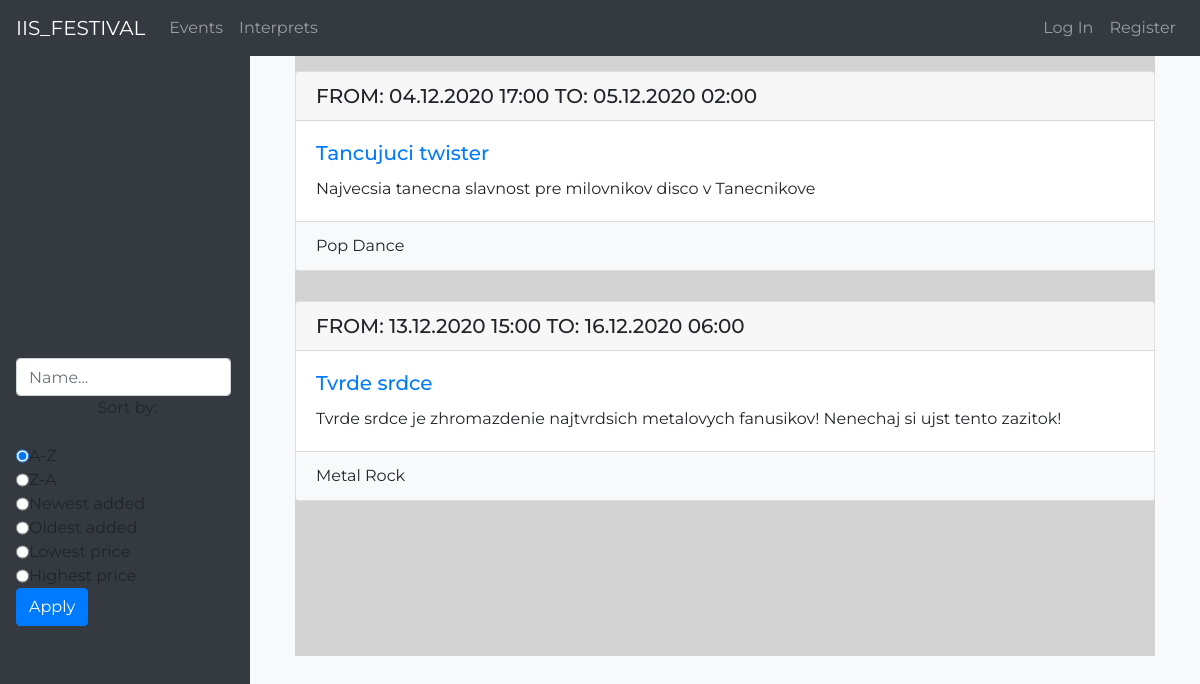
Screenshot of /events.php with the database file from the repository.
### tables this page shows
CREATE TABLE EVENTS (
    EventID int PRIMARY KEY AUTO_INCREMENT NOT NULL,
    Name varchar(128) NOT NULL,
    Describtion varchar(255),
    Address varchar(128) NOT NULL,
    Start_date varchar(32) NOT NULL,
    Start_time varchar(32) NOT NULL,
    End_date varchar(32) NOT NULL,
    End_time varchar(32) NOT NULL,
    Price float(24) NOT NULL,
    Capacity int NOT NULL,
    Reserved int NOT NULL,
    MaxCapacity int NOT NULL,
    UserID int NOT NULL,
    FOREIGN KEY (UserID) REFERENCES USERS(UserID)
);

### src/php/includes/general_functions.include.php (called while the page is built, shortened)
<?php
function get_genre_byid($conn, $genre_id)
{
    $sql = "SELECT * FROM GENRE WHERE GenreID = ?;";
    $stmt = mysqli_stmt_init($conn);
    if(!mysqli_stmt_prepare($stmt, $sql))
    {
        header("location: ../../create_event.php?error=stmt_failed");
        exit();
    }
    mysqli_stmt_bind_param($stmt, "i", $genre_id);
    mysqli_stmt_execute($stmt);
    $result = mysqli_stmt_get_result($stmt);
    if($row = mysqli_fetch_assoc($result))
    {
        return $row;
    }
    else
    {
        $result = false;
        return $result;
    }
}
function get_allevents_genres($conn, $event_id)
{
    $sql = "SELECT * FROM EVENT_GENRES WHERE EventID = $event_id;";
    $stmt = mysqli_query($conn, $sql);
    $data = array();
    while ($row = mysqli_fetch_array($stmt)) {
        $data[] = $row;
    }
    return $data;
}
function get_all_events($conn, $order_by, $asc_dec, $where)
{
    $query = "SELECT * FROM EVENTS $where ORDER BY `EVENTS`.`$order_by` $asc_dec;";
    $result = mysqli_query($conn, $query);
    $data = array();
    while($row = mysqli_fetch_assoc($result))
    {
        $data[] = $row;
    }
    return $data;
}

### src/events.php (the view, shortened to what this page needs)
<?php
    include_once 'header.php';
?>
    <link href="css/browse.css" rel="stylesheet">
    <div class="container">
        <div class="sidebar">
            <div class="sidebar_background navbar navbar-dark bg-dark">
                <div class="sidebar_vnutri">
                    <div class="sidebar_informationContainer">
                        <form class="form-inline my-2 my-lg-0" action="events.php" method="get">
                            <ul class="sidebar_menu">
                                <input class="form-control mr-sm-2 search" name="name" type="search" placeholder="Name..." aria-label="Name"
                                <?php echo "value=\"". $_GET["name"] ."\"";?>
                                >
                                <div>
                                    <label for="radios">Sort by:</label><br>
                                    <div class="row">
                                        <input type="radio" id="name_asc" name="orderby" value="1" <?php if($_GET["orderby"]==1)echo"checked=\"checked\"";?>>
                                        <label for="male">A-Z</label><br>
                                    </div>
                                    <div class="row">
                                        <input type="radio" id="name_desc" name="orderby" value="2" <?php if($_GET["orderby"]==2)echo"checked=\"checked\"";?>>
                                        <label for="female">Z-A</label><br>
                                    </div>
                                    <div class="row">
                                        <input type="radio" id="id_desc" name="orderby" value="3" <?php if($_GET["orderby"]==3)echo"checked=\"checked\"";?>>
                                        <label for="other">Newest added</label>
                                    </div>
                                    <div class="row">
                                        <input type="radio" id="id_asc" name="orderby" value="4" <?php if($_GET["orderby"]==4)echo"checked=\"checked\"";?>>
                                        <label for="other">Oldest added</label>
                                    </div>
                                    <div class="row">
                                        <input type="radio" id="price_asc" name="orderby" value="5" <?php if($_GET["orderby"]==5)echo"checked=\"checked\"";?>>
                                        <label for="other">Lowest price</label>
                                    </div>
                                    <div class="row">
                                        <input type="radio" id="price_desc" name="orderby" value="6" <?php if($_GET["orderby"]==6)echo"checked=\"checked\"";?>>
                                        <label for="other">Highest price</label>
                                    </div>
                                </div>
                                <li class="nav-item">
                                    <button class="btn btn-primary" name="submit" type="submit">Apply</button>
                                </li>
                            </ul>
                        </form>
                    </div>
                </div>
            </div>
        </div>
        <div class="main fullscreen-container">
            <div class="content">
                <?php
                    require_once "php/includes/database_handler.include.php";
                    require_once "php/includes/general_functions.include.php";
                    $where = "";
                    $orderby = "Name";
                    $asc_dec = "ASC";
                    if($_GET["orderby"]==1)
                    {
                        $orderby = "Name";
                        $asc_dec = "ASC";
                    }
                    $events = get_all_events($conn, $orderby, $asc_dec, $where);
                    foreach($events as $event):
                        $eventid = $event["EventID"];
                        $name = $event["Name"];
                        $describtion = $event["Describtion"];
                        $starts = $event["Start_date"]." ".$event["Start_time"];
                        $ends = $event["End_date"]." ".$event["End_time"];
                        $all_genres = get_allevents_genres($conn, $eventid);
                        $genres = "";
                        foreach($all_genres as $genreid):
                            $genre = get_genre_byid($conn, $genreid["GenreID"]);
                            $genres = $genres . " " . $genre["GenreName"];
                        endforeach;
                        echo "
                        <div class=\"row\">
                        <div class=\"card\">
                            <h5 class=\"card-header\">FROM: $starts TO: $ends</h5>
                            <div class=\"card-body\">
                                <h5 class=\"card-title\"><a href=\"event.php?id=$eventid\" class=\"\">$name</a></h5>
                                <p class=\"card-text\">$describtion</p>
                            </div>
                            <div class=\"card-footer bg-light\">
                            $genres
                            </div>
                        </div>
                        </div>
                        ";
                    endforeach;
                ?>
            </div>
        </div>
    </div>
    </body>
</html>

### src/css/main.css (style rules this page uses)
body { font-family: 'Montserrat',sans-serif; min-height: 100%; }
.card { width: 100%; margin-top: 15px; margin-bottom: 15px; }
.row { width: 100%; margin: 0; padding: 0; }
.fullscreen-container { min-height: 75vh; background-color: lightgray; }
.search { max-width: 215px; }

### src/css/browse.css (style rules this page uses)
* { list-style: none; text-decoration: none; }
body { margin: 0; font-size: 1rem; font-weight: 400; line-height: 1.5; text-align: left; }
.container { display: flex; width: 100%; }
.container .sidebar { position: relative; }
.container .sidebar .sidebar_background { height: 100%; width: 250px; position: fixed; top: 0; left: 0; z-index: 999; transition: all 0.3s ease; }
.container .sidebar .sidebar_vnutri { vertical-align: middle; margin-top: 25vh; }
.container .sidebar_menu { padding: 0; }
.container .main { margin-left: 250px; width: calc(100% - 250px); transition: all 0.3s ease; }

### rows the page displays
events: starts "04.12.2020 17:00", ends "05.12.2020 02:00", Name "Tancujuci twister", Describtion "Najvecsia tanecna slavnost pre milovnikov disco v Tanecnikove", genres "Pop Dance"
events: starts "13.12.2020 15:00", ends "16.12.2020 06:00", Name "Tvrde srdce", Describtion "Tvrde srdce je zhromazdenie najtvrdsich metalovych fanusikov! Nenechaj si ujst tento zazitok!", genres "Metal Rock"
